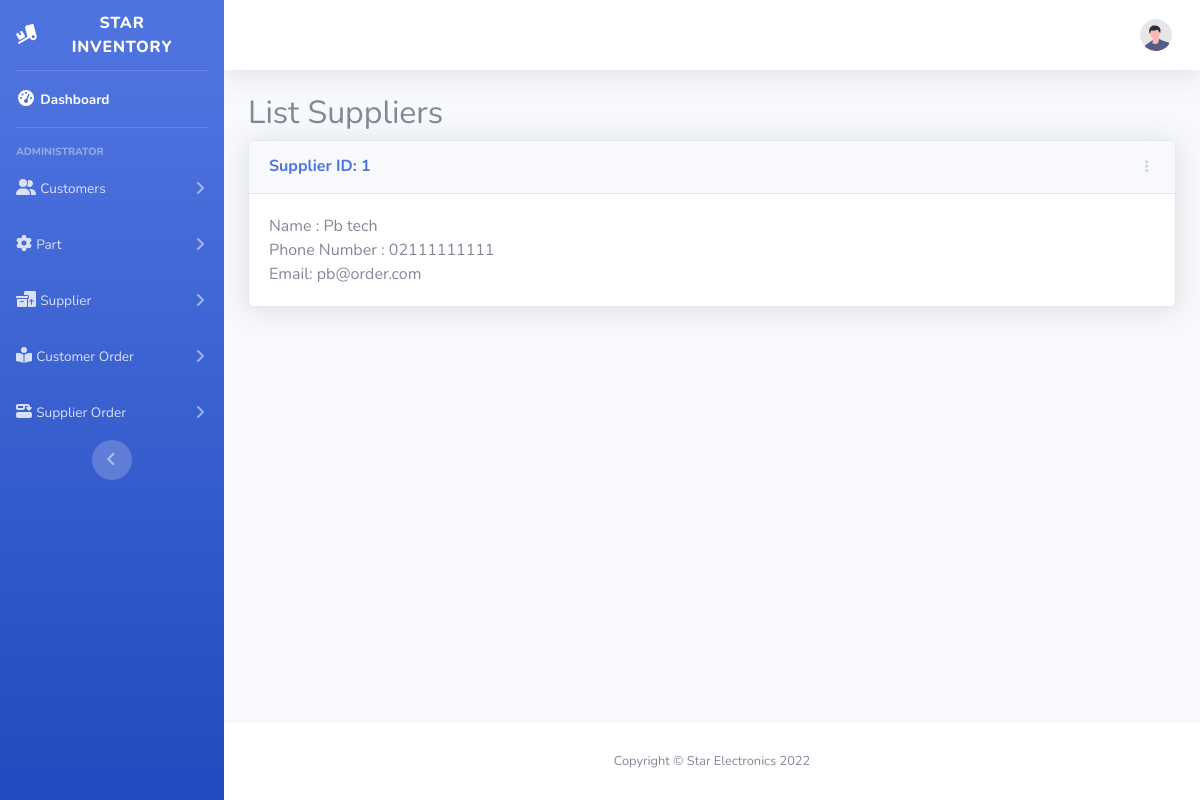
Before: /suppliers with the older database file.
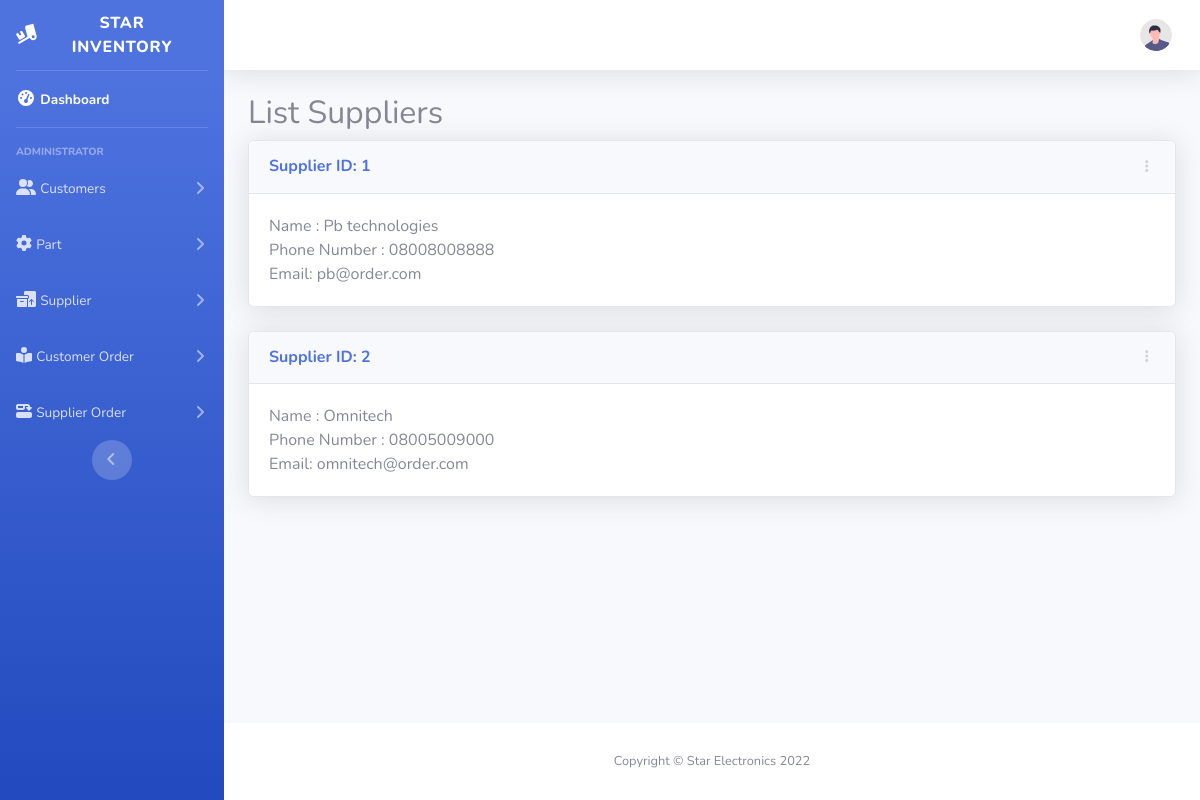
After: the same page with the newer database file.
### StarInventory/models.py (models this page shows, shortened)
class Supplier(models.Model):
    name = models.CharField(null=False, blank=False, max_length=50)
    phoneNumber = models.CharField(null=False, blank=False, max_length=15)
    email = models.EmailField(
        verbose_name='email address',
        max_length=255,
        unique=True,
    )

### StarInventory/views.py (the view)
# urls.py: path('suppliers', list_suppliers, name="list_suppliers"),
def list_suppliers(request):
    suppliers = Supplier.objects.all()
    context = {"suppliers": suppliers}
    return render(request, "list_suppliers.html", context)

### StarInventory/templates/list_suppliers.html (shortened to what this page needs)
{% extends "base.html" %}
{% block content %}
    <h2>List Suppliers</h2>
            {% for supplier in suppliers %}
                <div class="card shadow mb-4">
                    <div
                            class="card-header py-3 d-flex flex-row align-items-center justify-content-between">
                        <h6 class="m-0 font-weight-bold text-primary">Supplier ID: {{ supplier.id }}</h6>
                        <div class="dropdown no-arrow">
                            <a class="dropdown-toggle" href="#" role="button" id="dropdownMenuLink"
                               data-toggle="dropdown" aria-haspopup="true" aria-expanded="false">
                                <i class="fas fa-ellipsis-v fa-sm fa-fw text-gray-400"></i>
                            </a>
                        </div>
                    </div>
                    <div class="card-body">
                        Name : {{ supplier.name }} <br/>
                        Phone Number : {{ supplier.phoneNumber }} <br/>
                        Email: {{ supplier.email }}
                    </div>
                </div>
            {% endfor %}
{% endblock %}

### StarInventory/templates/base.html (shortened to what this page needs)
<!DOCTYPE html>
<html lang="en">
{% load static %}
<head>
    <link href="{% static  'StarElectronics2/vendor/fontawesome-free/css/all.min.css' %}" rel="stylesheet"
          type="text/css">
    <link href="{% static  'StarElectronics2/css/sb-admin-2.css' %}" rel="stylesheet" type="text/css">
</head>
<body id="page-top">
<div id="wrapper">
    <ul class="navbar-nav bg-gradient-primary sidebar sidebar-dark accordion" id="accordionSidebar">
        <a class="sidebar-brand d-flex align-items-center justify-content-center" href="{% url 'home' %}">
            <div class="sidebar-brand-icon rotate-n-15">
                <i class="fas fa-truck-ramp-box"></i>
            </div>
            <div class="sidebar-brand-text mx-3">Star Inventory</div>
        </a>
        <hr class="sidebar-divider my-0">
        <li class="nav-item active">
            <a class="nav-link" href="{% url 'home' %}">
                <i class="fas fa-fw fa-tachometer-alt"></i>
                <span>Dashboard</span></a>
        </li>
        <hr class="sidebar-divider">
        <div class="sidebar-heading">
            Administrator
        </div>
        <li class="nav-item">
            <a class="nav-link collapsed" href="#" data-toggle="collapse" data-target="#collapseCustomer"
               aria-expanded="true" aria-controls="collapseTwo">
                <i class="fas fa-user-group"></i>
                <span>Customers</span>
            </a>
        </li>
        <li class="nav-item">
            <a class="nav-link collapsed" href="#" data-toggle="collapse" data-target="#collapsePart"
               aria-expanded="true" aria-controls="collapseUtilities">
                <i class="fas fa-gear"></i>
                <span>Part</span>
            </a>
        </li>
        <li class="nav-item">
            <a class="nav-link collapsed" href="#" data-toggle="collapse" data-target="#collapseSupplier"
               aria-expanded="true" aria-controls="collapseClass">
                <i class="fas fa-boxes-packing"></i>
                <span>Supplier</span>
            </a>
        </li>
        <li class="nav-item">
            <a class="nav-link collapsed" href="#" data-toggle="collapse" data-target="#collapseCustomerOrder"
               aria-expanded="true" aria-controls="collapseLecturer">
                <i class="fas fa-book-open-reader"></i>
                <span>Customer Order</span>
            </a>
        </li>
        <li class="nav-item">
            <a class="nav-link collapsed" href="#" data-toggle="collapse" data-target="#collapseSupplierOrder"
               aria-expanded="true" aria-controls="collapseLecturer">
                <i class="fas fa-diagram-successor"></i>
                <span>Supplier Order</span>
            </a>
        </li>
        <div class="text-center d-none d-md-inline">
            <button class="rounded-circle border-0" id="sidebarToggle"></button>
        </div>
    </ul>
    <div id="content-wrapper" class="d-flex flex-column">
        <div id="content">
            <nav class="navbar navbar-expand navbar-light bg-white topbar mb-4 static-top shadow">
                <ul class="navbar-nav ml-auto">
                    <li class="nav-item dropdown no-arrow">
                        <a class="nav-link dropdown-toggle" href="#" id="userDropdown" role="button"
                           data-toggle="dropdown" aria-haspopup="true" aria-expanded="false">
                            <img class="img-profile rounded-circle"
                                 src="{% static 'StarElectronics2/img/undraw_profile.svg' %}">
                        </a>
                    </li>
                </ul>
            </nav>
            <div class="container-fluid">
                {% block content %}{% endblock %}
            </div>
        </div>
        <footer class="sticky-footer bg-white">
            <div class="container my-auto">
                <div class="copyright text-center my-auto">
                    <span>Copyright &copy; Star Electronics {% now "Y" %} </span>
                </div>
            </div>
        </footer>
    </div>
</div>
</body>
</html>

Changed rows visible on the page:
changed Supplier "pb@order.com": name "Pb tech" → "Pb technologies"; phoneNumber "02111111111" → "08008008888"
added Supplier: id "2", name "Omnitech", phoneNumber "08005009000", email "omnitech@order.com"
